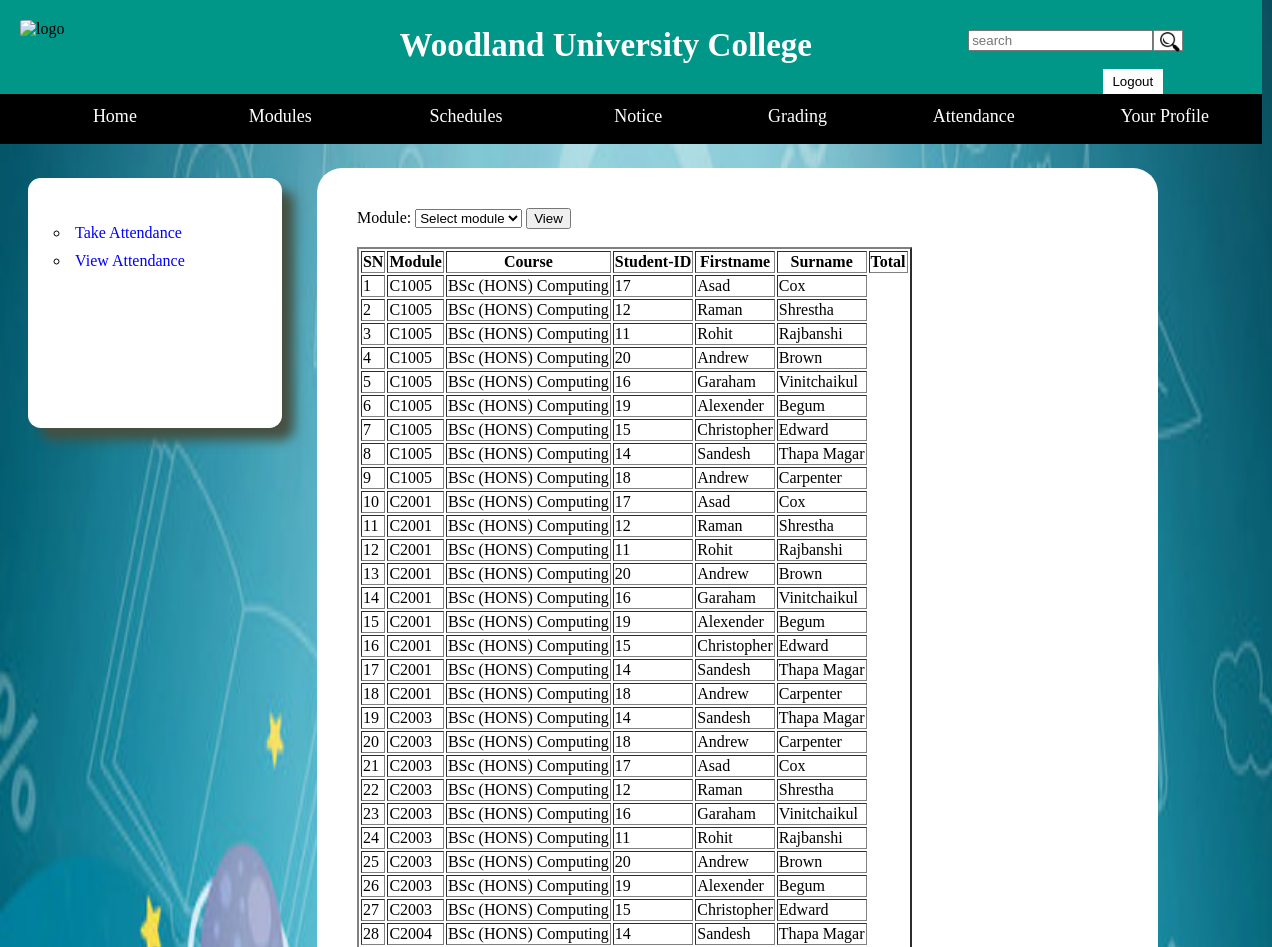
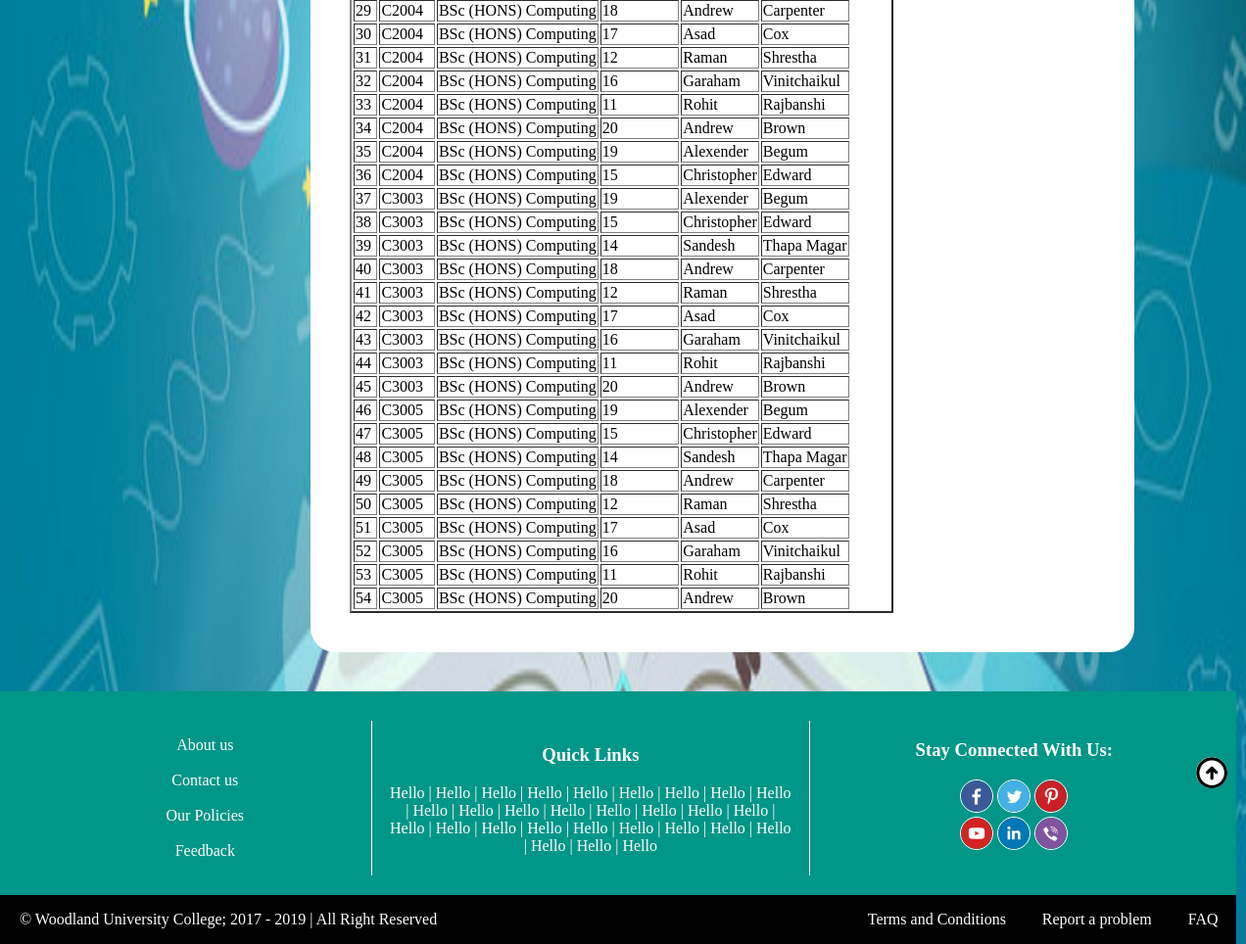
/tutor/viewAttendance.php (signed in), run on the app's committed database (2 pictures, top to bottom).
### tables this page shows
CREATE TABLE IF NOT EXISTS `students` (
`student_id` int(11) NOT NULL,
  `firstname` varchar(255) NOT NULL,
  `surname` varchar(255) NOT NULL,
  `email` varchar(255) NOT NULL,
  `contactNumber` varchar(255) NOT NULL,
  `gender` varchar(255) NOT NULL,
  `archive` int(11) NOT NULL,
  `course_id` int(11) NOT NULL,
  `status` varchar(255) NOT NULL,
  `assID` varchar(255) NOT NULL,
  `address` varchar(255) NOT NULL
);

CREATE TABLE IF NOT EXISTS `modules` (
`module_code` int(11) NOT NULL,
  `module_title` varchar(255) NOT NULL,
  `credit_weight` varchar(255) NOT NULL,
  `level` varchar(255) NOT NULL,
  `description` varchar(255) NOT NULL,
  `week` varchar(255) NOT NULL,
  `course_id` int(11) NOT NULL
);

CREATE TABLE IF NOT EXISTS `courses` (
`course_id` int(11) NOT NULL,
  `course_title` varchar(255) NOT NULL,
  `credit_weight` varchar(255) NOT NULL,
  `level` varchar(255) NOT NULL
);

### tutor/viewAttendance.php (the view, shortened to what this page needs)
<?php
	require 'header.php';
?>
<section class="schedule-section">
	<div class="main-section-row0">
		<div class="gradingNav">
		 <nav>
		 	<ul>
		 		<li><a href="attendance.php">Take Attendance</a></li>
		 		<li><a href="viewAttendance.php">View Attendance</a></li>
		 	</ul>
		 </nav>
		</div>
		<div class="grading">
			<form method="POST" action="" id="modu">
				<label>Module: </label>
				<select name="module">
					<option>Select module</option>
				</select>
				<input type="submit" name="submitModule" value="View" id="viewAttend" >
			</form><br>
			<?php
				if (isset($_POST['submitModule'])) {
					$module = $_POST['module'];
					?><table border="2" class="attendance-table">
						<thead>
							<tr>
								<th>SN</th>
								<th>Module</th>
								<th>Course</th>
								<th>Student-ID</th>
								<th>Firstname</th>
								<th>Surname</th>
								<th>Total</th>
							</tr>
						</thead>
						<tbody><?php
							$sn = 1;
							$stmt = $pdo->prepare("SELECT s.*, m.*, c.*
								FROM students s
								JOIN modules m
								ON s.course_id = m.course_id
								JOIN courses c
								ON m.course_id = c.course_id
								JOIN staff st
								ON st.subject = m.module_code
								WHERE m.module_code = '$module'");
							$stmt->execute();
							foreach ($stmt as $key) {?>
								<tr>
									<td><?php echo $sn++; ?>
									<td><?php echo $key['module_title']; ?></td>
									<td><?php echo $key['course_title']; ?></td>
									<td><?php echo $key['student_id']; ?></td>
									<td><?php echo $key['firstname']; ?></td>
									<td><?php echo $key['surname']; ?></td>
								</tr>
							<?php } ?>
						</tbody>
					</table><?php
				}
				else {
			?>
			<table border="2" class="attendance-table">
				<thead>
					<tr>
						<th>SN</th>
						<th>Module</th>
						<th>Course</th>
						<th>Student-ID</th>
						<th>Firstname</th>
						<th>Surname</th>
						<th>Total</th>
					</tr>
				</thead>
				<tbody><?php
					$sn = 1;
					$stmt = $pdo->prepare("SELECT s.*, m.*, c.*
						FROM students s
						JOIN courses c
						ON s.course_id = c.course_id
						JOIN modules m
						ON c.course_id= m.course_id
						JOIN staff st
						ON st.subject = m.module_code
						ORDER BY module_title ASC");
					$stmt->execute();
					foreach ($stmt as $key) {?>
						<tr>
							<td><?php echo $sn++; ?>
							<td><?php echo $key['module_title']; ?></td>
							<td><?php echo $key['course_title']; ?></td>
							<td><?php echo $key['student_id']; ?></td>
							<td><?php echo $key['firstname']; ?></td>
							<td><?php echo $key['surname']; ?></td>
						</tr>
					<?php } ?>
				</tbody>
			</table>
			<?php } ?>
		</div>
	</div>
</section>
<?php
	require 'footer.php';
?>

### css/index.css (style rules this page uses)
body { margin:0px; background-image: url(../images/background6.jpg); background-size: 100% 100%; background-attachment: fixed; background-repeat: no-repeat; width: 1262px; }
a { text-decoration: none; color: blue; }
section { margin-top: -16px; display: flex; flex-direction: column; }
.main-section-row0, .main-section-row1, .main-section-row2, .main-section-row3 { display: flex; width: 90%; padding-left: 5%; }
.grading { width: 67%; background-color: white; padding-left: 10px; margin: 40px 10px; border-radius: 25px; padding: 40px; }
.gradingNav { margin: 50px 25px 20px -35px; padding: 25px 2px; width: 22%; height: 200px; background: white; border-radius: 5%; box-shadow: 12px 12px 12px #455041; }
.gradingNav nav ul li { list-style: circle; padding: 5px 5px; }

### data on the page
students: modules.module_title "C1005", course.course_title "BSc (HONS) Computing", student_id "17", firstname "Asad", surname "Cox", modules.module_title "C2001", modules.module_title "C2003", modules.module_title "C2004", modules.module_title "C3003", modules.module_title "C3005"
students: modules.module_title "C1005", course.course_title "BSc (HONS) Computing", student_id "12", firstname "Raman", surname "Shrestha", modules.module_title "C2001", modules.module_title "C2003", modules.module_title "C2004", modules.module_title "C3003", modules.module_title "C3005"
students: modules.module_title "C1005", course.course_title "BSc (HONS) Computing", student_id "11", firstname "Rohit", surname "Rajbanshi", modules.module_title "C2001", modules.module_title "C2003", modules.module_title "C2004", modules.module_title "C3003", modules.module_title "C3005"
students: modules.module_title "C1005", course.course_title "BSc (HONS) Computing", student_id "20", firstname "Andrew", surname "Brown", modules.module_title "C2001", modules.module_title "C2003", modules.module_title "C2004", modules.module_title "C3003", modules.module_title "C3005"
students: modules.module_title "C1005", course.course_title "BSc (HONS) Computing", student_id "16", firstname "Garaham", surname "Vinitchaikul", modules.module_title "C2001", modules.module_title "C2003", modules.module_title "C2004", modules.module_title "C3003", modules.module_title "C3005"
students: modules.module_title "C1005", course.course_title "BSc (HONS) Computing", student_id "19", firstname "Alexender", surname "Begum", modules.module_title "C2001", modules.module_title "C2003", modules.module_title "C2004", modules.module_title "C3003", modules.module_title "C3005"
students: modules.module_title "C1005", course.course_title "BSc (HONS) Computing", student_id "15", firstname "Christopher", surname "Edward", modules.module_title "C2001", modules.module_title "C2003", modules.module_title "C2004", modules.module_title "C3003", modules.module_title "C3005"
students: modules.module_title "C1005", course.course_title "BSc (HONS) Computing", student_id "14", firstname "Sandesh", surname "Thapa Magar", modules.module_title "C2001", modules.module_title "C2003", modules.module_title "C2004", modules.module_title "C3003", modules.module_title "C3005"
students: modules.module_title "C1005", course.course_title "BSc (HONS) Computing", student_id "18", firstname "Andrew", surname "Carpenter", modules.module_title "C2001", modules.module_title "C2003", modules.module_title "C2004", modules.module_title "C3003", modules.module_title "C3005"
